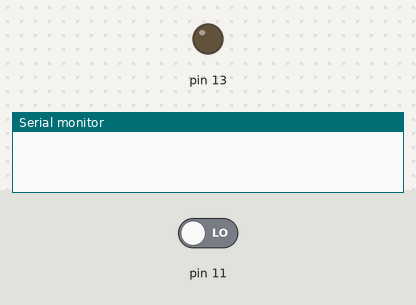
This sketch was run on a simulated Arduino Uno, built with avr-gcc and run on an emulated ATmega328P. On the bench: output pins drawn as LEDs (lit = HIGH), the last lines printed to the serial monitor. The test bench sets the inputs (shaded band); at power-on: pin 11 LOW.

Above: at 2.8 s.
2.9 s: pin 11 driven HIGH
At 3.4 s:
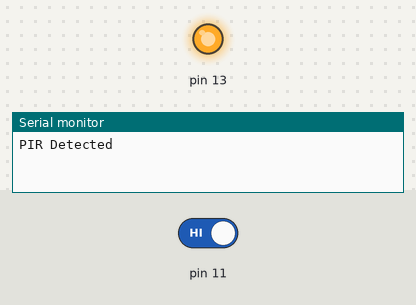
Timing chart, 0 to 5.9 s (numbered marks = the images above; inputs shaded):
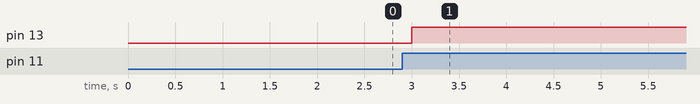

Measured:
- after the input at 2.9 s, pin 13: LOW → HIGH after 0.10 s

The sketch:

pir_code.ino
```cpp
void setup() {
  Serial.begin(9600);
  pinMode(8,INPUT); pinMode(13,OUTPUT);

}

void loop(){
  while(digitalRead(11)){
    (digitalWrite(13,HIGH));
    Serial.println("PIR Detected");
    delay(2000);
    }
//    else
//      Serial.println("PIR Not Detected");
  delay(1000);
  }
```
